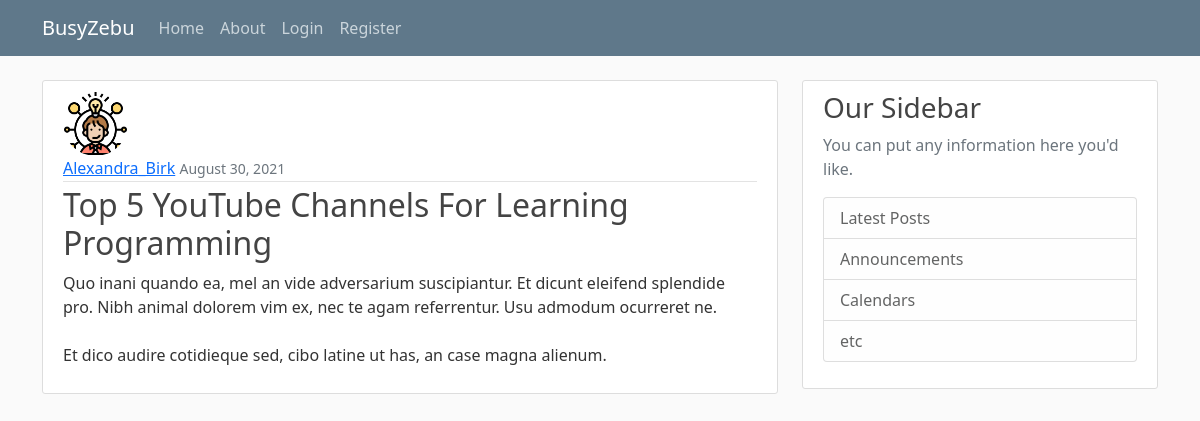
Page /post/51/ on the committed database.
### blog/models.py (models this page shows, shortened)
class Post(models.Model):
    title = models.CharField(max_length=100)
    author = models.ForeignKey(User, on_delete=models.CASCADE)
    content = models.TextField()
    date_posted = models.DateTimeField(default=timezone.now)

### users/models.py (models this page shows, shortened)
class Profile(models.Model):
    user = models.OneToOneField(User, on_delete=models.CASCADE)
    image = models.ImageField(default='default.png', upload_to='profile_pics')

### blog/views.py (the view)
# urls.py: path('post/<int:pk>/', PostDetailView.as_view(), name='post-detail'),
class PostDetailView(DetailView):
    model = Post

### blog/templates/blog/post_detail.html (shortened to what this page needs)
{% extends "blog/base.html"%}
{% block content %}
    <article class="media content-section">
        <img class='rounded-circle article-img' src="{{object.author.profile.image.url}}">
        <div class="media-body">
          <div class="article-metadata">
            <a class="mr-2" href="{% url 'user-posts' post.author.username %}">{{ object.author }}</a>
            <small class="text-muted">{{ object.date_posted|date:"F d, Y" }}</small>
          </div>
          <h2 class="article-title">{{  object.title }}</h2>
          <p class="article-content">{{  object.content }}</p>
        </div>
    </article>
{% endblock content %}

### blog/static/blog/main.css (style rules this page uses)
body { background: #fafafa; color: #333333; margin-top: 5rem; }
h1, h2, h3, h4, h5, h6 { color: #444444; }
.content-section { background: #ffffff; padding: 10px 20px; border: 1px solid #dddddd; border-radius: 3px; margin-bottom: 20px; }
.article-title { color: #444444; }
.article-content { white-space: pre-line; }
.article-img { height: 65px; width: 65px; margin-right: 16px; }
.article-metadata { padding-bottom: 1px; margin-bottom: 4px; border-bottom: 1px solid #e3e3e3 }

### rows in the picture
Post: author.profile.image (picture), author "Alexandra_Birk", date_posted "August 30, 2021", title "Top 5 YouTube Channels For Learning Programming", content "Quo inani quando ea, mel an vide adversarium suscipiantur. Et dicunt eleifend splendide pro. Nibh animal dolorem vim ex, nec te agam referrentur. Usu admodum ocurreret ne. Et dico audire cotidieque sed, cibo latine ut has, an case magna alienum."
